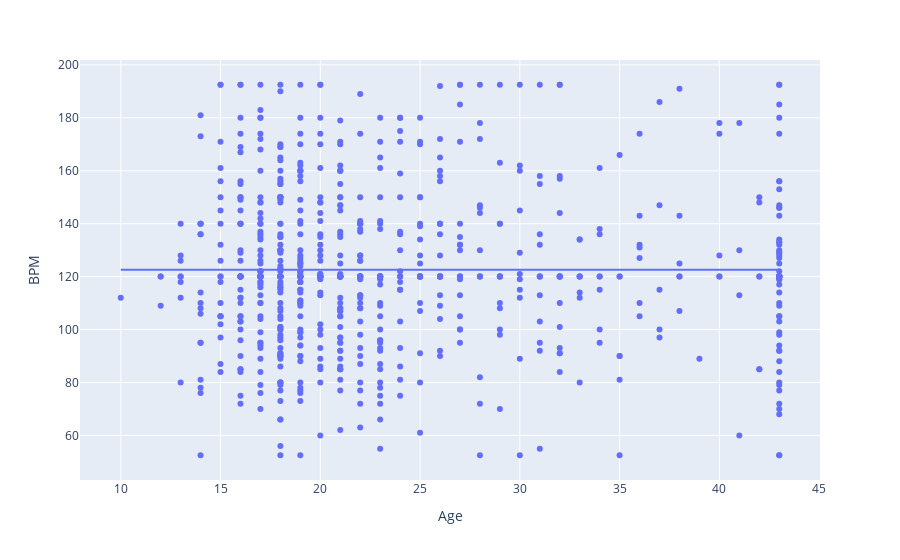

Notebook code for this chart:
### Code cell
## Plot Fare Distribution Across Age usinf Joint
color = sns.color_palette()
get_ipython().run_line_magic('matplotlib', 'inline')
import plotly.offline as py
py.init_notebook_mode(connected=True)
import plotly.graph_objs as go
import plotly.tools as tls
import plotly.express as px
fig = px.scatter(df, x="Age", y="BPM", trendline="ols")
fig.show()

### Figure 1 — Plotly figure (JSON) as saved in the notebook; plotly's stock layout.template omitted (floating-point values rounded to 4 significant figures; data arrays with more than 128 entries replaced by an {"elided": "..."} marker saying what was removed)
{"data": [{"hovertemplate": "Age=%{x}<br>BPM=%{y}<extra></extra>", "legendgroup": "", "marker": {"color": "#636efa", "symbol": "circle"}, "mode": "markers", "name": "", "orientation": "v", "showlegend": false, "type": "scatter", "x": {"elided": "736 int values"}, "xaxis": "x", "y": {"elided": "736 float values"}, "yaxis": "y"}, {"hovertemplate": "<b>OLS trendline</b><br>BPM = 6.49918e-05 * Age + 122.564<br>R<sup>2</sup>=0.000000<br><br>Age=%{x}<br>BPM=%{y} <b>(trend)</b><extra></extra>", "legendgroup": "", "marker": {"color": "#636efa", "symbol": "circle"}, "mode": "lines", "name": "", "showlegend": false, "type": "scatter", "x": {"elided": "736 int values"}, "xaxis": "x", "y": {"elided": "736 float values"}, "yaxis": "y"}], "layout": {"legend": {"tracegroupgap": 0}, "margin": {"t": 60}, "xaxis": {"anchor": "y", "domain": [0, 1], "title": {"text": "Age"}}, "yaxis": {"anchor": "x", "domain": [0, 1], "title": {"text": "BPM"}}}}
